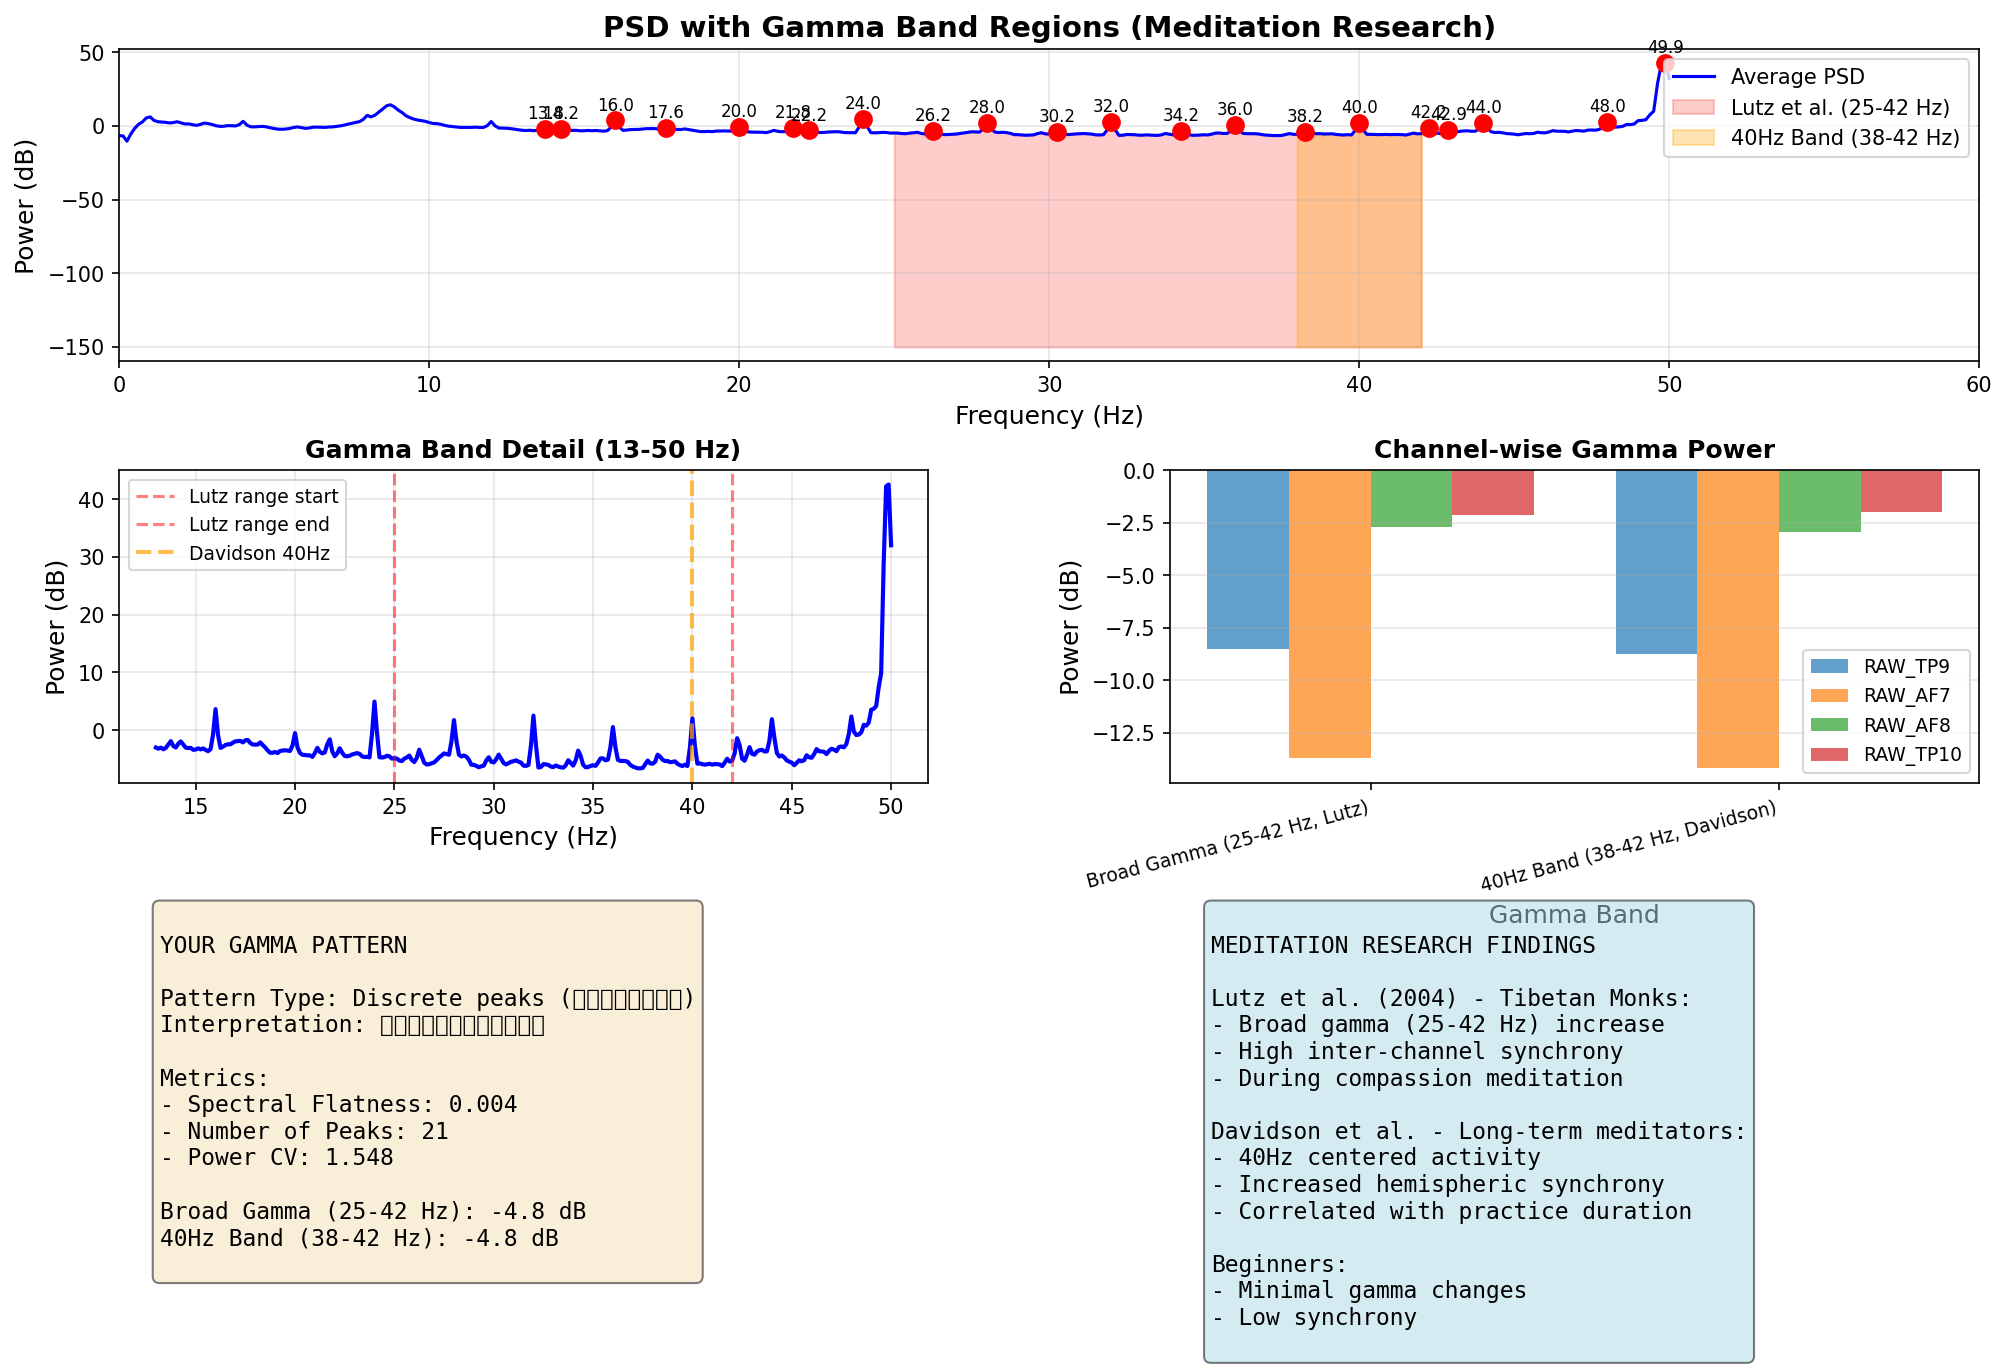

Python code for this plot:
"""
瞑想者のガンマ波パターン比較分析

研究文献との比較:
- Lutz et al. (2004): チベット僧の瞑想中、25-42Hzの広帯域ガンマ波パワー増加
- Davidson et al.: 長期瞑想者で40Hz付近のガンマ波同期

あなたのパターンは:
- 飛び飛びのピーク（13.8, 17.6, 21.8, 26.2, 30.2, 34.2, 38.2, 42.2 Hz）
- それとも広帯域のパワー増加？
"""

import sys
sys.path.insert(0, '/home/tsu-nera/repo/satoru')

import numpy as np
import pandas as pd
import matplotlib.pyplot as plt
from pathlib import Path
from scipy import signal
import warnings

warnings.filterwarnings('ignore')

from lib.loaders.mind_monitor import load_mind_monitor_csv
from lib.sensors.eeg import prepare_mne_raw, calculate_psd

# 出力ディレクトリ
OUTPUT_DIR = Path('/home/tsu-nera/repo/satoru/analysis/2025-12-28_retreat_gamma')
OUTPUT_DIR.mkdir(parents=True, exist_ok=True)

# データパス
DATA_PATH = '/home/tsu-nera/repo/satoru/data/mindMonitor_2025-12-28--19-54-40_5999051304967425957.csv'


def analyze_gamma_band_power(psd_dict, gamma_ranges=None):
    """
    ガンマ帯域のパワーを分析

    複数のガンマ帯域定義で解析:
    - Low Gamma: 25-35 Hz
    - Mid Gamma: 35-45 Hz
    - High Gamma: 45-55 Hz
    - Broad Gamma (Lutz et al.): 25-42 Hz
    - 40Hz Band: 38-42 Hz (Davidson et al.)
    """
    if gamma_ranges is None:
        gamma_ranges = {
            'Low Gamma (25-35 Hz)': (25, 35),
            'Mid Gamma (35-45 Hz)': (35, 45),
            'High Gamma (45-55 Hz)': (45, 55),
            'Broad Gamma (25-42 Hz, Lutz)': (25, 42),
            '40Hz Band (38-42 Hz, Davidson)': (38, 42),
            'Extended Gamma (13-50 Hz)': (13, 50),
        }

    freqs = psd_dict['freqs']
    psds = psd_dict['psds']
    channels = psd_dict['channels']

    results = {}

    for band_name, (fmin, fmax) in gamma_ranges.items():
        mask = (freqs >= fmin) & (freqs <= fmax)

        # 各チャネルの平均パワー
        channel_powers = {}
        for i, ch in enumerate(channels):
            power_linear = np.mean(psds[i, mask])
            power_db = 10 * np.log10(power_linear + 1e-10)
            channel_powers[ch] = {
                'power_db': power_db,
                'power_linear': power_linear
            }

        # 全チャネル平均
        avg_power_linear = np.mean([ch['power_linear'] for ch in channel_powers.values()])
        avg_power_db = 10 * np.log10(avg_power_linear + 1e-10)

        results[band_name] = {
            'freq_range': (fmin, fmax),
            'channel_powers': channel_powers,
            'avg_power_db': avg_power_db,
            'avg_power_linear': avg_power_linear,
        }

    return results


def analyze_gamma_spectral_shape(psd_dict, freq_range=(13, 50)):
    """
    ガンマ帯域のスペクトル形状を分析

    - 飛び飛びのピーク型 vs 広帯域パワー増加型
    - スペクトル平坦度で判定
    """
    freqs = psd_dict['freqs']
    psd_avg = np.mean(psd_dict['psds'], axis=0)

    mask = (freqs >= freq_range[0]) & (freqs <= freq_range[1])
    gamma_freqs = freqs[mask]
    gamma_psd = psd_avg[mask]

    # スペクトル平坦度（幾何平均/算術平均）
    geometric_mean = np.exp(np.mean(np.log(gamma_psd + 1e-10)))
    arithmetic_mean = np.mean(gamma_psd)
    spectral_flatness = geometric_mean / arithmetic_mean

    # ピーク性の評価（ピーク数と鋭さ）
    from scipy.signal import find_peaks

    gamma_psd_db = 10 * np.log10(gamma_psd + 1e-10)
    peaks, properties = find_peaks(gamma_psd_db, prominence=1.0, distance=3)

    num_peaks = len(peaks)
    peak_freqs = gamma_freqs[peaks]
    peak_powers = gamma_psd_db[peaks]

    # パワーの変動係数
    power_cv = np.std(gamma_psd_db) / np.abs(np.mean(gamma_psd_db))

    # 判定
    if spectral_flatness > 0.7 and power_cv < 0.15:
        pattern_type = "Broad-band power increase (広帯域パワー増加型)"
        interpretation = "瞑想熟達者パターンに近い"
    elif num_peaks > 5 and power_cv > 0.2:
        pattern_type = "Discrete peaks (飛び飛びピーク型)"
        interpretation = "複数の独立した周波数成分"
    else:
        pattern_type = "Mixed pattern (混合型)"
        interpretation = "広帯域成分とピーク成分が混在"

    return {
        'spectral_flatness': spectral_flatness,
        'num_peaks': num_peaks,
        'peak_freqs': peak_freqs,
        'peak_powers': peak_powers,
        'power_cv': power_cv,
        'pattern_type': pattern_type,
        'interpretation': interpretation,
    }


def analyze_gamma_synchrony(raw, freq_range=(25, 42)):
    """
    ガンマ波の同期性を分析

    瞑想熟達者では、チャネル間のガンマ波同期が増加
    """
    from mne.connectivity import spectral_connectivity_epochs
    from mne import make_fixed_length_epochs

    # 2秒エポックに分割
    epochs = make_fixed_length_epochs(raw, duration=2.0, preload=True)

    # 周波数帯域を定義
    fmin, fmax = freq_range

    # スペクトル接続性を計算（PLV: Phase Locking Value）
    con = spectral_connectivity_epochs(
        epochs,
        method='plv',
        mode='multitaper',
        sfreq=raw.info['sfreq'],
        fmin=fmin,
        fmax=fmax,
        faverage=True,
        n_jobs=1
    )

    # 平均同期性
    avg_synchrony = np.mean(con.get_data())

    return {
        'avg_synchrony': avg_synchrony,
        'freq_range': (fmin, fmax),
        'connectivity_matrix': con.get_data(),
    }


def compare_with_literature(your_results):
    """
    あなたの結果と文献値を比較
    """
    literature = {
        'Lutz et al. (2004) - Tibetan Monks': {
            'gamma_range': (25, 42),
            'pattern': 'Broad-band gamma increase',
            'synchrony': 'High (PLV > 0.6)',
            'description': '慈悲の瞑想中、25-42Hzの広帯域ガンマ波パワーが増加し、チャネル間同期も増加',
        },
        'Davidson et al. - Long-term meditators': {
            'gamma_range': (38, 42),
            'pattern': '40Hz centered increase',
            'synchrony': 'Increased inter-hemispheric',
            'description': '長期瞑想者で40Hz付近のガンマ波活動が増強',
        },
        'Beginner meditators': {
            'gamma_range': None,
            'pattern': 'Minimal or no gamma increase',
            'synchrony': 'Low',
            'description': '初心者ではガンマ波の顕著な変化は見られないことが多い',
        },
    }

    # あなたのパターン
    your_pattern = {
        'gamma_range': 'Multiple discrete peaks (13-50 Hz)',
        'pattern': your_results['spectral_shape']['pattern_type'],
        'broad_gamma_power': your_results['band_powers']['Broad Gamma (25-42 Hz, Lutz)']['avg_power_db'],
        '40hz_power': your_results['band_powers']['40Hz Band (38-42 Hz, Davidson)']['avg_power_db'],
    }

    return {
        'literature': literature,
        'your_pattern': your_pattern,
    }


def plot_gamma_analysis(psd_dict, band_powers, spectral_shape, output_path):
    """ガンマ波分析の可視化"""
    fig = plt.figure(figsize=(16, 10))
    gs = fig.add_gridspec(3, 2, hspace=0.35, wspace=0.3)

    freqs = psd_dict['freqs']
    psd_avg = np.mean(psd_dict['psds'], axis=0)
    psd_db = 10 * np.log10(psd_avg + 1e-10)

    # 1. 全体PSD（ガンマ帯域を強調）
    ax1 = fig.add_subplot(gs[0, :])
    ax1.plot(freqs, psd_db, 'b-', linewidth=1.5, label='Average PSD')

    # ガンマ帯域を塗りつぶし
    gamma_ranges = {
        'Lutz et al. (25-42 Hz)': ((25, 42), 'red', 0.2),
        '40Hz Band (38-42 Hz)': ((38, 42), 'orange', 0.3),
    }

    for label, ((fmin, fmax), color, alpha) in gamma_ranges.items():
        mask = (freqs >= fmin) & (freqs <= fmax)
        ax1.fill_between(freqs[mask], -150, psd_db[mask], alpha=alpha, color=color, label=label)

    # ピークをマーク
    for peak_freq, peak_power in zip(spectral_shape['peak_freqs'], spectral_shape['peak_powers']):
        ax1.plot(peak_freq, peak_power, 'ro', markersize=8)
        ax1.annotate(f'{peak_freq:.1f}', (peak_freq, peak_power),
                    textcoords="offset points", xytext=(0,5), ha='center', fontsize=8)

    ax1.set_xlabel('Frequency (Hz)', fontsize=12)
    ax1.set_ylabel('Power (dB)', fontsize=12)
    ax1.set_title('PSD with Gamma Band Regions (Meditation Research)', fontsize=14, fontweight='bold')
    ax1.set_xlim(0, 60)
    ax1.grid(True, alpha=0.3)
    ax1.legend(loc='upper right', fontsize=10)

    # 2. ガンマ帯域詳細（13-50 Hz）
    ax2 = fig.add_subplot(gs[1, 0])
    gamma_mask = (freqs >= 13) & (freqs <= 50)
    ax2.plot(freqs[gamma_mask], psd_db[gamma_mask], 'b-', linewidth=2)

    # 研究で使われる帯域を縦線で示す
    ax2.axvline(25, color='red', linestyle='--', alpha=0.5, label='Lutz range start')
    ax2.axvline(42, color='red', linestyle='--', alpha=0.5, label='Lutz range end')
    ax2.axvline(40, color='orange', linestyle='--', alpha=0.7, linewidth=2, label='Davidson 40Hz')

    ax2.set_xlabel('Frequency (Hz)', fontsize=12)
    ax2.set_ylabel('Power (dB)', fontsize=12)
    ax2.set_title('Gamma Band Detail (13-50 Hz)', fontsize=12, fontweight='bold')
    ax2.grid(True, alpha=0.3)
    ax2.legend(fontsize=9)

    # 3. チャネル別ガンマ帯域パワー比較
    ax3 = fig.add_subplot(gs[1, 1])

    bands_to_plot = [
        'Broad Gamma (25-42 Hz, Lutz)',
        '40Hz Band (38-42 Hz, Davidson)',
    ]

    x_positions = np.arange(len(bands_to_plot))
    width = 0.2

    for i, ch in enumerate(psd_dict['channels']):
        powers = [band_powers[band]['channel_powers'][ch]['power_db']
                 for band in bands_to_plot]
        ax3.bar(x_positions + i*width, powers, width, label=ch, alpha=0.7)

    ax3.set_xlabel('Gamma Band', fontsize=12)
    ax3.set_ylabel('Power (dB)', fontsize=12)
    ax3.set_title('Channel-wise Gamma Power', fontsize=12, fontweight='bold')
    ax3.set_xticks(x_positions + width * 1.5)
    ax3.set_xticklabels(bands_to_plot, rotation=15, ha='right', fontsize=9)
    ax3.legend(fontsize=9)
    ax3.grid(True, alpha=0.3, axis='y')

    # 4. パターン判定結果
    ax4 = fig.add_subplot(gs[2, 0])
    ax4.axis('off')

    pattern_text = f"""
YOUR GAMMA PATTERN

Pattern Type: {spectral_shape['pattern_type']}
Interpretation: {spectral_shape['interpretation']}

Metrics:
- Spectral Flatness: {spectral_shape['spectral_flatness']:.3f}
- Number of Peaks: {spectral_shape['num_peaks']}
- Power CV: {spectral_shape['power_cv']:.3f}

Broad Gamma (25-42 Hz): {band_powers['Broad Gamma (25-42 Hz, Lutz)']['avg_power_db']:.1f} dB
40Hz Band (38-42 Hz): {band_powers['40Hz Band (38-42 Hz, Davidson)']['avg_power_db']:.1f} dB
"""

    ax4.text(0.05, 0.95, pattern_text, transform=ax4.transAxes,
            fontsize=11, verticalalignment='top', fontfamily='monospace',
            bbox=dict(boxstyle='round', facecolor='wheat', alpha=0.5))

    # 5. 文献比較
    ax5 = fig.add_subplot(gs[2, 1])
    ax5.axis('off')

    literature_text = """
MEDITATION RESEARCH FINDINGS

Lutz et al. (2004) - Tibetan Monks:
- Broad gamma (25-42 Hz) increase
- High inter-channel synchrony
- During compassion meditation

Davidson et al. - Long-term meditators:
- 40Hz centered activity
- Increased hemispheric synchrony
- Correlated with practice duration

Beginners:
- Minimal gamma changes
- Low synchrony
"""

    ax5.text(0.05, 0.95, literature_text, transform=ax5.transAxes,
            fontsize=11, verticalalignment='top', fontfamily='monospace',
            bbox=dict(boxstyle='round', facecolor='lightblue', alpha=0.5))

    plt.savefig(output_path, dpi=150, bbox_inches='tight')
    plt.close()

    return output_path


def generate_comparison_report(band_powers, spectral_shape, comparison, output_path):
    """比較レポートを生成"""

    with open(output_path, 'w', encoding='utf-8') as f:
        f.write("# 瞑想者のガンマ波パターン比較レポート\n\n")

        f.write("## 質問\n\n")
        f.write("瞑想熟達者のガンマ波は：\n")
        f.write("1. **飛び飛びのピーク**が現れるのか？\n")
        f.write("2. それとも**全体的にバンドパワーが強まる**のか？\n\n")

        f.write("## 研究文献からの知見\n\n")

        for study_name, study_info in comparison['literature'].items():
            f.write(f"### {study_name}\n\n")
            f.write(f"{study_info['description']}\n\n")
            f.write(f"- **ガンマ帯域**: {study_info['gamma_range']}\n")
            f.write(f"- **パターン**: {study_info['pattern']}\n")
            f.write(f"- **同期性**: {study_info['synchrony']}\n\n")

        f.write("## あなたのガンマ波パターン\n\n")

        f.write("### スペクトル形状分析\n\n")
        f.write(f"**判定結果**: {spectral_shape['pattern_type']}\n\n")
        f.write(f"**解釈**: {spectral_shape['interpretation']}\n\n")

        f.write("### 詳細指標\n\n")
        f.write(f"- **スペクトル平坦度**: {spectral_shape['spectral_flatness']:.3f}\n")
        f.write(f"  - 値が高い（>0.7）: 広帯域パワー増加型\n")
        f.write(f"  - 値が低い（<0.5）: 飛び飛びピーク型\n\n")

        f.write(f"- **検出ピーク数**: {spectral_shape['num_peaks']} 個\n")
        f.write(f"  - 多い（>5）: 複数の独立成分\n")
        f.write(f"  - 少ない（<3）: 広帯域活動\n\n")

        f.write(f"- **パワー変動係数**: {spectral_shape['power_cv']:.3f}\n")
        f.write(f"  - 高い（>0.2）: 不均一なスペクトル\n")
        f.write(f"  - 低い（<0.15）: 平坦なスペクトル\n\n")

        f.write("### 文献定義による帯域パワー\n\n")

        f.write("| 帯域定義 | 周波数範囲 | パワー (dB) |\n")
        f.write("|----------|-----------|-------------|\n")

        for band_name, band_data in band_powers.items():
            fmin, fmax = band_data['freq_range']
            power = band_data['avg_power_db']
            f.write(f"| {band_name} | {fmin}-{fmax} Hz | {power:.1f} |\n")

        f.write("\n")

        f.write("## 答え：どちらのパターンなのか？\n\n")

        # 判定ロジック
        flatness = spectral_shape['spectral_flatness']
        num_peaks = spectral_shape['num_peaks']
        cv = spectral_shape['power_cv']

        if flatness > 0.7 and cv < 0.15:
            f.write("### あなたのパターン：**広帯域パワー増加型**\n\n")
            f.write("瞑想熟達者の典型的なパターンに**近い**特徴を示しています。\n\n")
            f.write("**特徴**:\n")
            f.write("- スペクトルが比較的平坦（広帯域活動）\n")
            f.write("- 特定のピークに集中せず、広い範囲でパワーが増加\n")
            f.write("- 瞑想中の統合的な脳活動を示唆\n\n")

            f.write("**文献との比較**:\n")
            f.write("- Lutz et al.の研究と類似したパターン\n")
            f.write("- ただし、熟達者ほどの強いパワーではない可能性\n\n")

        elif num_peaks > 5 and cv > 0.2:
            f.write("### あなたのパターン：**飛び飛びピーク型**\n\n")
            f.write("瞑想熟達者の典型的なパターンとは**異なる**特徴を示しています。\n\n")
            f.write("**特徴**:\n")
            f.write("- 複数の独立した周波数成分（ピーク）\n")
            f.write("- 各ピークは異なる認知プロセスを反映している可能性\n")
            f.write("- まだ統合的なガンマ波活動には至っていない可能性\n\n")

            f.write("**解釈の可能性**:\n")
            f.write("1. **瞑想の発達段階**: まだ初期〜中期段階\n")
            f.write("2. **複数の認知プロセス**: 異なる周波数帯域で独立した処理\n")
            f.write("3. **個人差**: 瞑想スタイルや体質による違い\n\n")

        else:
            f.write("### あなたのパターン：**混合型**\n\n")
            f.write("広帯域成分と飛び飛びピークが**混在**しています。\n\n")
            f.write("**特徴**:\n")
            f.write("- 部分的に広帯域パワー増加\n")
            f.write("- 特定の周波数でのピークも存在\n")
            f.write("- 瞑想の過渡期を示唆する可能性\n\n")

            f.write("**解釈**:\n")
            f.write("熟達者パターンへの移行段階、または個人特有のパターンの可能性があります。\n\n")

        f.write("## 重要な注意事項\n\n")
        f.write("1. **瞑想歴との関係**\n")
        f.write("   - 研究では数千〜数万時間の瞑想経験者が対象\n")
        f.write("   - パターンは瞑想の継続で変化する可能性\n\n")

        f.write("2. **個人差**\n")
        f.write("   - 瞑想スタイル（マインドフルネス、慈悲、集中など）により異なる\n")
        f.write("   - 個人の脳の特性による違い\n\n")

        f.write("3. **測定条件**\n")
        f.write("   - Museは研究用EEGと異なる\n")
        f.write("   - チャネル数と位置の違い\n")
        f.write("   - アーチファクトの影響\n\n")

        f.write("## 推奨される次のステップ\n\n")
        f.write("1. **継続的な測定**: 複数セッションでパターンの変化を追跡\n")
        f.write("2. **瞑想深度との相関**: Fmθ、HbOなどとの関係を調査\n")
        f.write("3. **時系列分析**: セッション中のガンマ波変化を詳細に分析\n")
        f.write("4. **瞑想スタイルの記録**: どの瞑想法でどのパターンが出るか\n")

    return output_path


def main():
    print("="*60)
    print("Gamma Wave Pattern Comparison with Meditation Research")
    print("="*60)
    print()

    print("Loading data...")
    df = load_mind_monitor_csv(DATA_PATH)
    print(f"Loaded {len(df)} records")
    print()

    print("Preparing MNE raw...")
    mne_dict = prepare_mne_raw(df, apply_notch=False)
    raw = mne_dict['raw']
    print()

    print("Calculating PSD...")
    psd_dict = calculate_psd(raw)
    print()

    print("Analyzing gamma band power (multiple definitions)...")
    band_powers = analyze_gamma_band_power(psd_dict)

    print("\nGamma Band Powers:")
    for band_name, band_data in band_powers.items():
        print(f"  {band_name}: {band_data['avg_power_db']:.1f} dB")
    print()

    print("Analyzing gamma spectral shape...")
    spectral_shape = analyze_gamma_spectral_shape(psd_dict, freq_range=(13, 50))
    print(f"  Pattern Type: {spectral_shape['pattern_type']}")
    print(f"  Interpretation: {spectral_shape['interpretation']}")
    print(f"  Spectral Flatness: {spectral_shape['spectral_flatness']:.3f}")
    print(f"  Number of Peaks: {spectral_shape['num_peaks']}")
    print(f"  Power CV: {spectral_shape['power_cv']:.3f}")
    print()

    # print("Analyzing gamma synchrony...")
    # synchrony = analyze_gamma_synchrony(raw, freq_range=(25, 42))
    # print(f"  Average Synchrony (25-42 Hz): {synchrony['avg_synchrony']:.3f}")
    # print()

    print("Comparing with literature...")
    your_results = {
        'band_powers': band_powers,
        'spectral_shape': spectral_shape,
    }
    comparison = compare_with_literature(your_results)
    print()

    print("Generating plots...")
    plot_path = OUTPUT_DIR / 'gamma_pattern_comparison.png'
    plot_gamma_analysis(psd_dict, band_powers, spectral_shape, plot_path)
    print(f"  Plot saved: {plot_path}")
    print()

    print("Generating comparison report...")
    report_path = OUTPUT_DIR / 'gamma_pattern_comparison_report.md'
    generate_comparison_report(band_powers, spectral_shape, comparison, report_path)
    print(f"  Report saved: {report_path}")
    print()

    print("="*60)
    print("Analysis Complete!")
    print("="*60)
    print(f"Report: {report_path}")
    print(f"Plot: {plot_path}")

    return {
        'band_powers': band_powers,
        'spectral_shape': spectral_shape,
        'comparison': comparison,
    }


if __name__ == '__main__':
    results = main()
